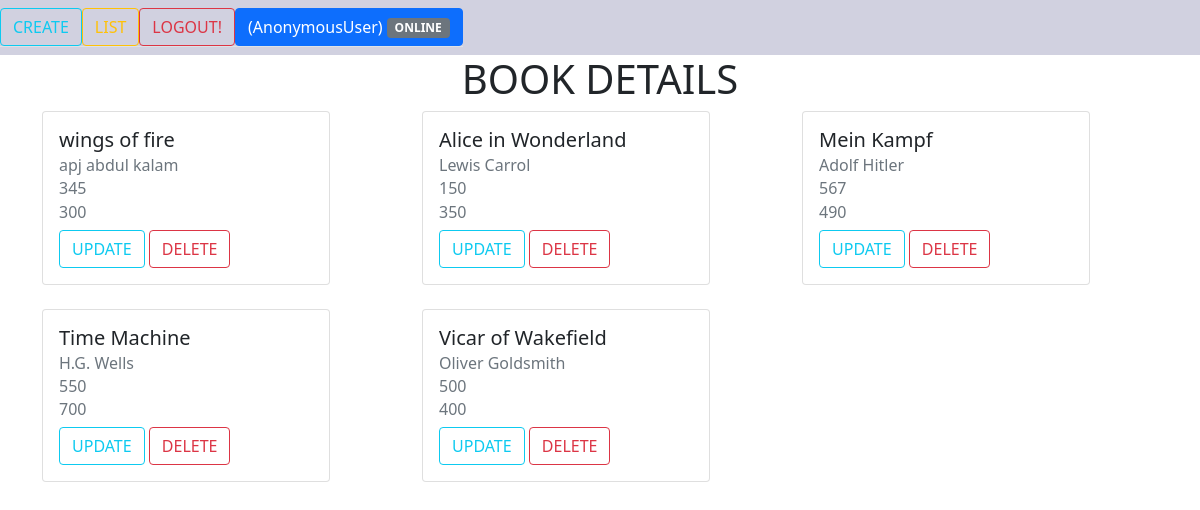
/book/list, run on the app's committed database.
### book/models.py (models this page shows, shortened)
class Book(models.Model):
    Book_name=models.CharField(max_length=20)
    Author = models.CharField(max_length=20)
    Pages = models.CharField(max_length=20)
    Price = models.CharField(max_length=20)

### book/views.py (the view)
# urls.py: path("list",list_all_book,name="listbook"),
def list_all_book(request):
    books=Book.objects.all()
    context={}
    context["books"]=books
    return render(request,"book/listallbooks.html",context)

### book/templates/book/listallbooks.html
<!DOCTYPE html>
{%extends 'book/home.html'%}
{%block body_block%}
<h1 align="CENTER">BOOK DETAILS</h1>
<div class="container">
    <div class="row">
            {%for book in books%}
        <div class="col-4 mb-4">
            <div class="card" style="width: 18rem;">
                <div class="card-body">
                    <h5 class="card-title">{{book.Book_name}}</h5>
                    <h6 class="card-subtitle mb-2 text-muted">{{book.Author}}</h6>
                    <h6 class="card-subtitle mb-2 text-muted">{{book.Pages}}</h6>
                    <h6 class="card-subtitle mb-2 text-muted">{{book.Price}}</h6>
                    <a href="{%url 'update' book.id%}" class="btn btn-outline-info">UPDATE</a>
                    <a href="{%url 'delete' book.id%}" class="btn btn-outline-danger">DELETE</a>
                </div>
            </div>
        </div>
            {% endfor %}
    </div>
</div>
{%endblock%}

### book/templates/book/home.html (shortened to what this page needs)
<!DOCTYPE html>
<html lang="en">
<head>
<link href="https://cdn.jsdelivr.net/npm/bootstrap@5.0.1/dist/css/bootstrap.min.css" rel="stylesheet">
</head>
<body>
<nav class="navbar navbar-light" style="background-color: #d1d1e0;">
<ul class="nav nav-tabs">
  <li class="nav-item">
    <a class="btn btn-outline-info" href="{%url 'create'%}">CREATE</a>
  </li>
  <li class="nav-item">
    <a class="btn btn-outline-warning" href="{%url 'listbook'%}">LIST</a>
  </li>
  <li class="nav-item">
    <a class="btn btn-outline-danger" href="{%url 'logoutview'%}">LOGOUT!</a>
  </li>
<button type="button" class="btn btn-primary">
  ({{request.user}}) <span class="badge bg-secondary"> ONLINE</span>
</button>
</ul>
  </nav>
{%block body_block%}
{%endblock%}
</body>
</html>

### data on the page
Book: Book_name "wings of fire", Author "apj abdul kalam", Pages "345", Price "300"
Book: Book_name "Alice in Wonderland", Author "Lewis Carrol", Pages "150", Price "350"
Book: Book_name "Mein Kampf", Author "Adolf Hitler", Pages "567", Price "490"
Book: Book_name "Time Machine", Author "H.G. Wells", Pages "550", Price "700"
Book: Book_name "Vicar of Wakefield", Author "Oliver Goldsmith", Pages "500", Price "400"

### other printed values
{{ request.user }} "AnonymousUser"
